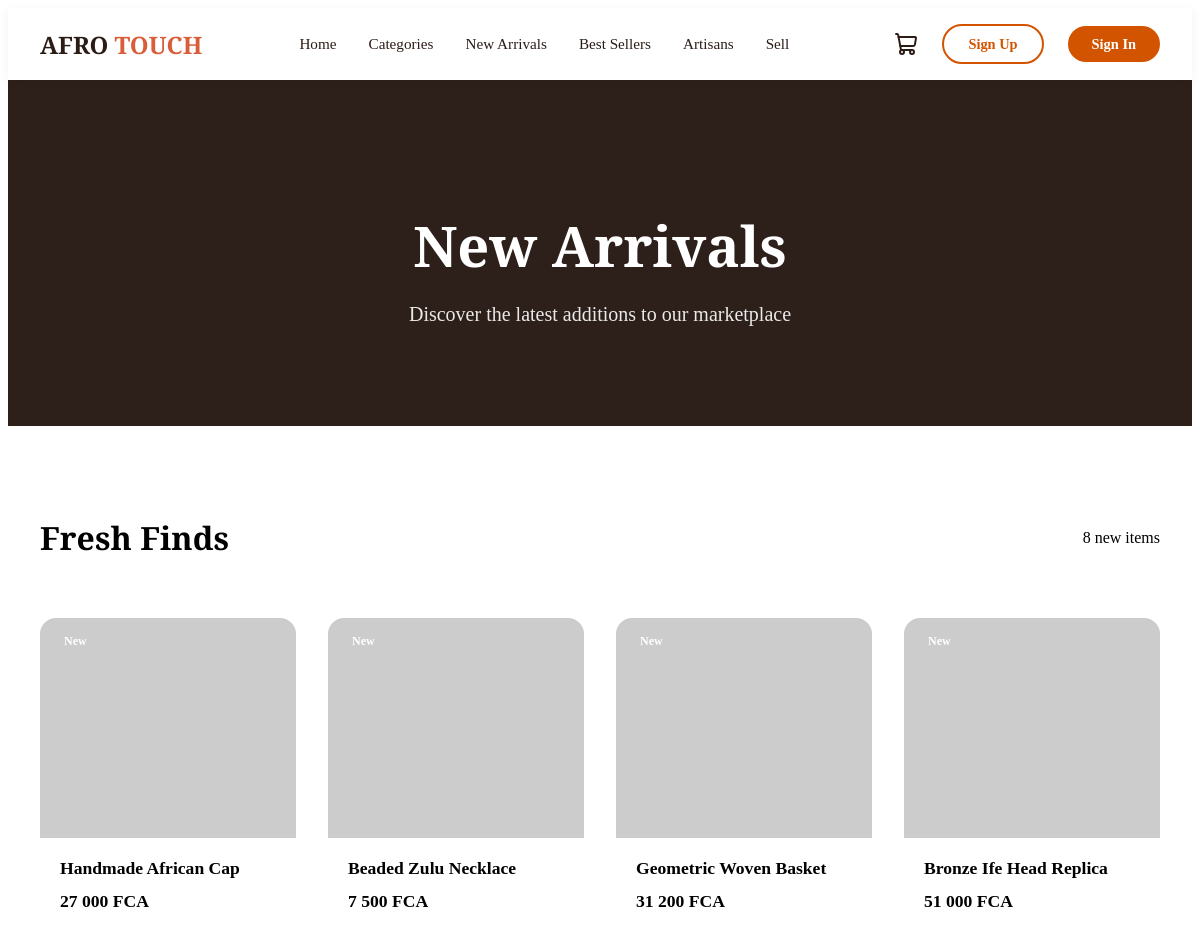
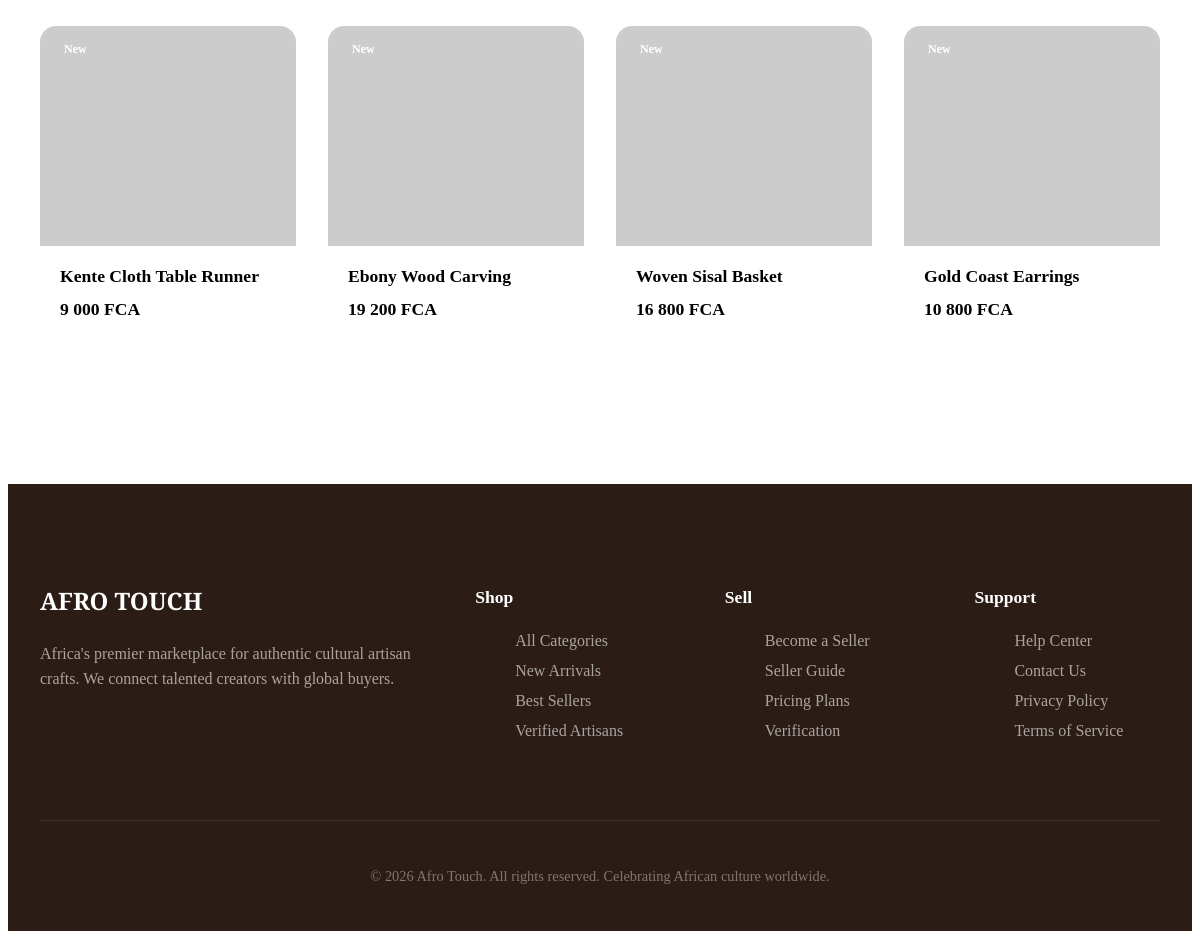
The page /TREACY/new-arrivals.php on the database its author committed (2 pictures, top to bottom).
### tables this page shows
CREATE TABLE IF NOT EXISTS products (
    id INT AUTO_INCREMENT PRIMARY KEY,
    seller_id INT NOT NULL,
    category_id INT NOT NULL,
    name VARCHAR(255) NOT NULL,
    slug VARCHAR(100) UNIQUE NOT NULL,
    description TEXT,
    price DECIMAL(10,2) NOT NULL,
    compare_price DECIMAL(10,2),
    image VARCHAR(500),
    images TEXT,
    stock INT DEFAULT 0,
    sku VARCHAR(100),
    status ENUM('active', 'inactive', 'draft') DEFAULT 'active',
    is_featured BOOLEAN DEFAULT FALSE,
    is_verified BOOLEAN DEFAULT FALSE,
    sales_count INT DEFAULT 0,
    view_count INT DEFAULT 0,
    created_at DATETIME DEFAULT CURRENT_TIMESTAMP,
    updated_at DATETIME DEFAULT CURRENT_TIMESTAMP ON UPDATE CURRENT_TIMESTAMP
);

### TREACY/db.php (called while the page is built, shortened)
<?php
if (!function_exists('getProducts')) {
function getProducts($pdo, $limit = null, $category = null, $featured = false, $newArrivals = false, $bestSellers = false) {
    $sql = "SELECT p.*, c.name as category_name, s.store_name, s.is_verified
            FROM products p
            LEFT JOIN categories c ON p.category_id = c.id
            LEFT JOIN sellers s ON p.seller_id = s.id
            WHERE p.status = 'active'";
    $params = [];
    if ($newArrivals) {
        $sql .= " AND p.created_at >= DATE_SUB(NOW(), INTERVAL 7 DAY)";
    }
    if ($bestSellers) {
        $sql .= " ORDER BY p.sales_count DESC";
    } else {
        $sql .= " ORDER BY p.created_at DESC";
    }
    if ($limit) {
        $sql .= " LIMIT " . intval($limit);
    }
    $stmt = $pdo->prepare($sql);
    $stmt->execute($params);
    return $stmt->fetchAll();
}
}

### TREACY/new-arrivals.php (the view, shortened to what this page needs)
<?php
include 'components/store-layout_start.php';
include 'db.php';
$newArrivals = getProducts($pdo, 20, null, false, true, false);
?>
<section class="page-hero">
    <h1>New Arrivals</h1>
    <p>Discover the latest additions to our marketplace</p>
</section>
<section class="products-section">
    <div class="section-header">
        <h2>Fresh Finds</h2>
        <span><?php echo count($newArrivals); ?> new items</span>
    </div>
    <?php if (empty($newArrivals)): ?>
    <div class="no-products">
        <p>No new arrivals yet. Check back soon!</p>
    </div>
    <?php else: ?>
    <div class="products-grid">
        <?php foreach ($newArrivals as $p): ?>
        <div class="product-item" onclick="location.href='product-detail.php?id=<?php echo $p['id']; ?>'">
            <div class="product-image">
                <?php if ($p['image']): ?>
                <img src="<?php echo htmlspecialchars($p['image']); ?>" alt="<?php echo htmlspecialchars($p['name']); ?>">
                <?php else: ?>
                <img src="https://api.dicebear.com/7.x/initials/svg?seed=<?php echo urlencode($p['name']); ?>&backgroundColor=D35400" alt="">
                <?php endif; ?>
                <span class="new-badge">New</span>
            </div>
            <div class="product-details">
                <h3><?php echo htmlspecialchars($p['name']); ?></h3>
                <div class="product-meta">
                    <span class="price"><?php echo number_format($p['price'], 0, ',', ' '); ?> FCA</span>
                </div>
            </div>
        </div>
        <?php endforeach; ?>
    </div>
    <?php endif; ?>
</section>
<?php include 'components/store-layout_end.php'; ?>

### TREACY/store-style.css (style rules this page uses)
:root { --store-bg: #FFFFFF; --footer-bg: #2B1C16; --accent-orange: #D95D39; --text-dark: #2B1C16; --text-muted: #6B5E59; --font-heading: 'Instrument Serif', Georgia, serif; --font-body: 'Inter', system-ui, sans-serif; }
body.storefront { background-color: var(--store-bg); display: block; }

### TREACY/new-arrivals.php (style rules this page uses)
.page-hero { background: #2D1F1A; color: white; padding: 5rem 2rem; text-align: center; }
.page-hero h1 { font-family: var(--font-heading); font-size: 3.5rem; margin-bottom: 1rem; }
.page-hero p { font-size: 1.25rem; opacity: 0.9; }
.products-section { padding: 4rem 2rem; max-width: 1400px; margin: 0 auto; }
.section-header { display: flex; justify-content: space-between; align-items: center; margin-bottom: 2rem; }
.section-header h2 { font-family: var(--font-heading); font-size: 2rem; }
.products-grid { display: grid; grid-template-columns: repeat(auto-fill, minmax(250px, 1fr)); gap: 2rem; }
.product-item { background: white; border-radius: 16px; border: 1px solid var(--border-color); overflow: hidden; cursor: pointer; transition: transform 0.2s, box-shadow 0.2s; }
.product-image { position: relative; height: 220px; background: #f5f5f5; }
.product-image img { width: 100%; height: 100%; object-fit: cover; }
.new-badge { position: absolute; top: 12px; left: 12px; background: var(--primary-color); color: white; padding: 4px 12px; border-radius: 100px; font-size: 0.75rem; font-weight: 600; }
.product-details { padding: 1.25rem; }
.product-details h3 { font-size: 1.1rem; margin: 0 0 0.75rem; }
.product-meta { display: flex; justify-content: space-between; align-items: center; }
.price { font-weight: 700; color: var(--primary-color); font-size: 1.1rem; }

### rows shown on the page
products: name "Handmade African Cap", price "27 000"
products: name "Beaded Zulu Necklace", price "7 500"
products: name "Geometric Woven Basket", price "31 200"
products: name "Bronze Ife Head Replica", price "51 000"
products: name "Kente Cloth Table Runner", price "9 000"
products: name "Ebony Wood Carving", price "19 200"
products: name "Woven Sisal Basket", price "16 800"
products: name "Gold Coast Earrings", price "10 800"

### other values the page prints
count($newArrivals) "8"
